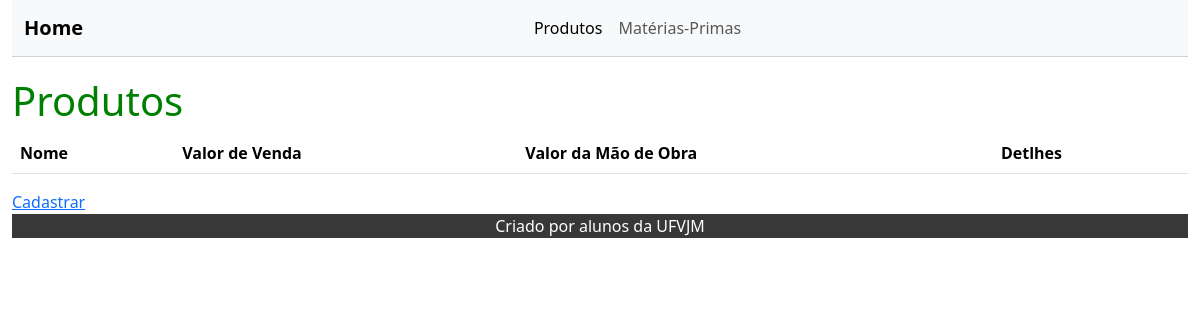
/produto/, run on an earlier commit of the app's database.
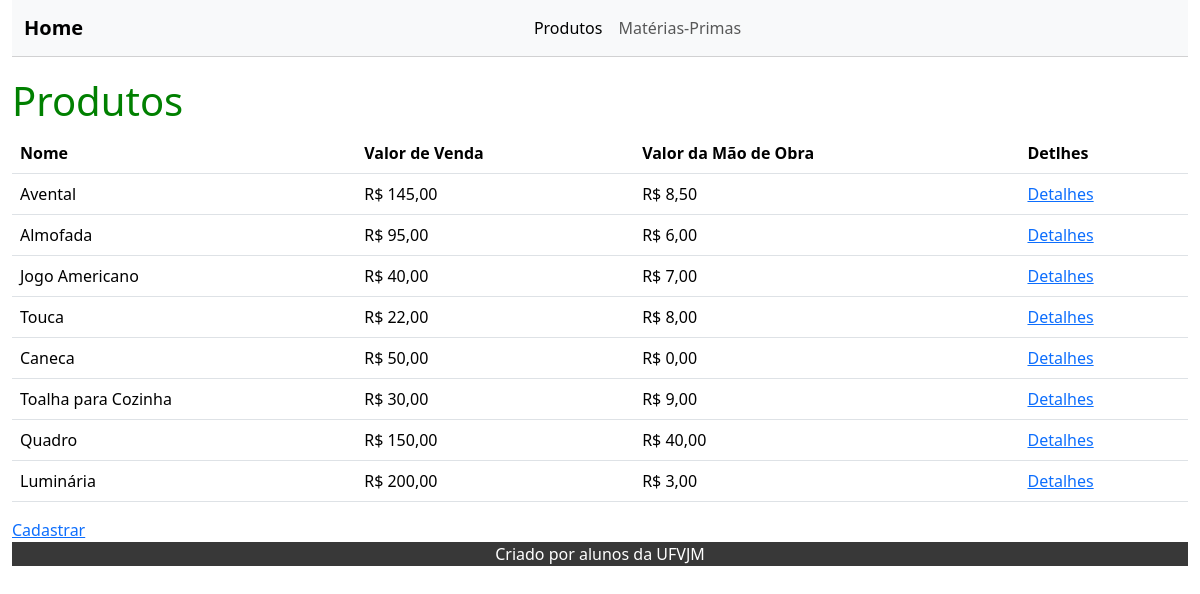
And on a later commit of the database.
### produto/models.py (models this page shows, shortened)
class Produto(models.Model):
    nome = models.CharField(max_length=100)
    precoVenda = models.FloatField(null=True)
    mao_de_obra = models.FloatField(null=True)
    materias_primas = models.ManyToManyField(MateriaPrima, through='ProdutoMateriaPrima')

### produto/views.py (the view)
# urls.py: path('', views.index, name='index'),
def index(request):
    produto = Produto.objects.all()
    context = {
        'lista': produto
    }
    return render(request, 'produtos.html', context)

### produto/templates/produtos.html
{% extends 'base.html' %}
{% block content %}
    <h1> Produtos </h1>
    <table class="table">
        <thead>
          <tr>
            <th scope="col">Nome</th>
            <th scope="col">Valor de Venda</th>
            <th scope="col">Valor da Mão de Obra</th>
            <th scope="col">Detlhes</th>
          </tr>
        </thead>
        <tbody>
        {% for e in lista %}
          <tr>
            <td>{{ e.nome }}</td>
            <td>{{ "R$" }} {{ e.precoVenda|floatformat:2}}</td>
            <td>{{ "R$" }} {{ e.mao_de_obra|floatformat:2 }}</td>
            <td><a href="detalhes/{{e.pk}}">Detalhes</a></td>
          </tr>
        {% endfor %}
        </tbody>
      </table>
      <a href="{% url 'adiciona' %}">Cadastrar</a>
{% endblock %}

What changed in the data, as far as the page shows it:
added Produto: nome "Avental", value "R$", precoVenda "145,00", mao_de_obra "8,50"
added Produto: nome "Almofada", value "R$", precoVenda "95,00", mao_de_obra "6,00"
added Produto: nome "Jogo Americano", value "R$", precoVenda "40,00", mao_de_obra "7,00"
added Produto: nome "Touca", value "R$", precoVenda "22,00", mao_de_obra "8,00"
added Produto: nome "Caneca", value "R$", precoVenda "50,00", mao_de_obra "0,00"
added Produto: nome "Toalha para Cozinha", value "R$", precoVenda "30,00", mao_de_obra "9,00"
added Produto: nome "Quadro", value "R$", precoVenda "150,00", mao_de_obra "40,00"
added Produto: nome "Luminária", value "R$", precoVenda "200,00", mao_de_obra "3,00"
